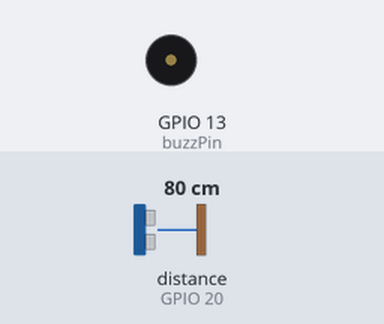
Simulated run of this program. Board: Raspberry Pi (BCM pin numbers). Shown: buzzer (waves = sounding). Inputs (shaded band) come from the test bench; at power-on: distance to the obstacle (sensor on GPIO 20) 80 cm. The echo pulse lasts 58.3 µs per cm; the clock reads 2024-03-15 10:24:30 at power-on unless the program sets it; what the program prints to the terminal is not drawn.

Above: at 3.2 s.
3.3 s: distance to the obstacle (sensor on GPIO 20) set to 45 cm
5.4 s: distance to the obstacle (sensor on GPIO 20) set to 38 cm
At 6.17 s:
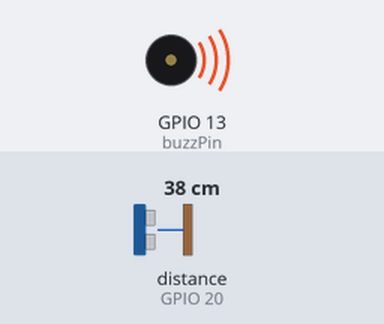
9.3 s: distance to the obstacle (sensor on GPIO 20) set to 60 cm
At 10.2 s:
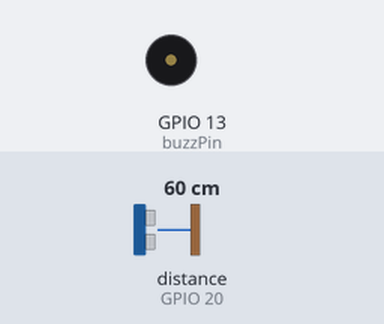
Timing chart, 0 to 12.3 s (numbered marks = the images above; inputs shaded):
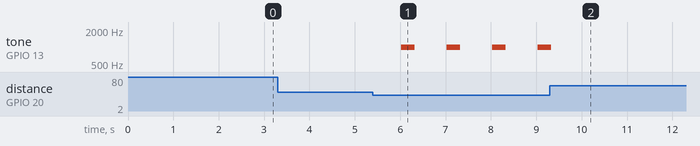

Measured:
- the behaviour switches between 41 and 40 cm on distance to the obstacle (sensor on GPIO 20) (found by bisection; images 0 and 1)
- after the input at 3.3 s, every drawn part: stays the same
- after the input at 5.4 s, tone on GPIO 13 (buzzPin): alternates 1000 Hz for 0.30 s and silent for 0.70 s, starting after 0.62 s
- after the input at 9.3 s, tone on GPIO 13 (buzzPin): goes on until 9.3 s, then stays silent

The program:

ultrasonic2.py
```python
import RPi.GPIO as GPIO
import time

GPIO.setmode(GPIO.BCM)
GPIO.setwarnings(False)

TRIG = 21
ECHO=20
buzzPin = 13
melody = 1000

GPIO.setup(buzzPin, GPIO.OUT)
GPIO.setup(TRIG, GPIO.OUT)
GPIO.setup(ECHO, GPIO.IN)

GPIO.output(TRIG, False)
print("초음파 출력 초기화")
time.sleep(2)

buzz = GPIO.PWM(buzzPin, 440)

try:
	while True:
		GPIO.output(TRIG, True)
		time.sleep(0.00001)
		GPIO.output(TRIG, False)

		while GPIO.input(ECHO)==0:
		 	start = time.time()
		while GPIO.input(ECHO)==1:
			stop = time.time()
		check_time = stop-start

		distance = check_time * 34000 / 2
		print("Distance : %.2f cm", distance)
		time.sleep(0.4)

		if (distance <=40 and distance > 25):
			buzz.start(50)
			buzz.ChangeFrequency(melody)
			time.sleep(0.3)
			buzz.stop()
			time.sleep(0.3)
		elif(distance <= 25 and distance >10):
			buzz.start(50)
			buzz.ChangeFrequency(melody)
			time.sleep(0.15)
			buzz.stop()
			time.sleep(0.1)
		elif(distance <=10):
			buzz.start(99)
			buzz.ChangeFrequency(melody)
			time.sleep(1)
			buzz.stop()
			time.sleep(0.05)
		else:
			buzz.stop()
			time.sleep(0.5)

except KeyboardInterrupt:
	GPIO.cleanup()
```
